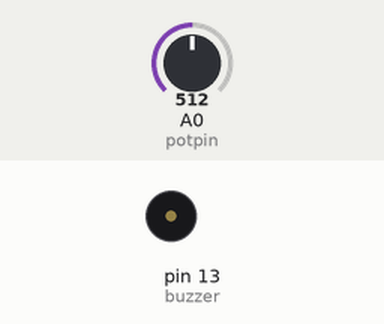
Bench run of a sketch on a simulated Arduino Uno, built with avr-gcc and run on an emulated ATmega328P. Shown: buzzer (waves = sounding). The inputs (shaded band) are chosen by the test bench; at power-on: A0 (potpin) = 512.

Above: at 1.2 s.
1.3 s: A0 (potpin) set to 900
At 2.4 s:
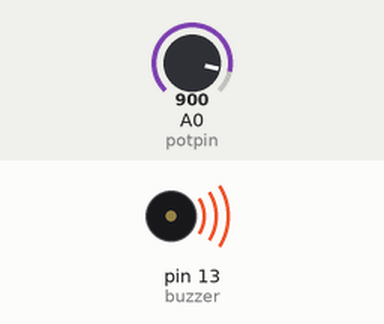
2.8 s: A0 (potpin) set to 830
5.8 s: A0 (potpin) set to 815
7.3 s: A0 (potpin) set to 1023
Timing chart, 0 to 9.8 s (numbered marks = the images above; inputs shaded):
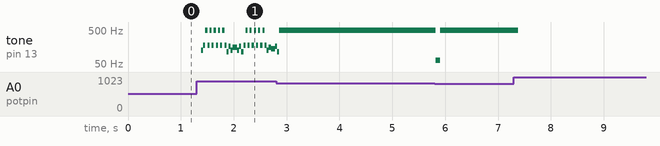

The sketch:

Potenciometer.ino
```cpp
int buzzer=13;//set buzzer's digital pin IO in control

int potpin = 0 ; //define analog pin0
int ledpin = 10 ;//define analog pin13
int val = 0 ; //set val is0.

void setup() {

//  pinMode(ledpin,OUTPUT);//set analog pin13 output
  pinMode(buzzer,OUTPUT);//set digital pin IO OL
   Serial.begin(9600);//set baud rate 9600
}


void loop() {

val = analogRead(potpin);//give the value of pin0 to val
//Serial.println(val) ; //print val’s value }

  for( int i=0;i<3;i++)//
  {
    digitalWrite(buzzer,HIGH);
    delay(1);
    digitalWrite(buzzer,LOW);
    delay(1);
  }
  delay((1000-val)/5);

}
```

Measured:
- after the input at 1.3 s, tone on pin 13 (buzzer): plays 129 Hz for 0.04 s, 176 Hz for 0.04 s, 496 Hz for 0.04 s, 176 Hz for 0.04 s, 496 Hz for 0.04 s, 176 Hz for 0.04 s … (34 notes in this stretch), starting after 0.09 s
